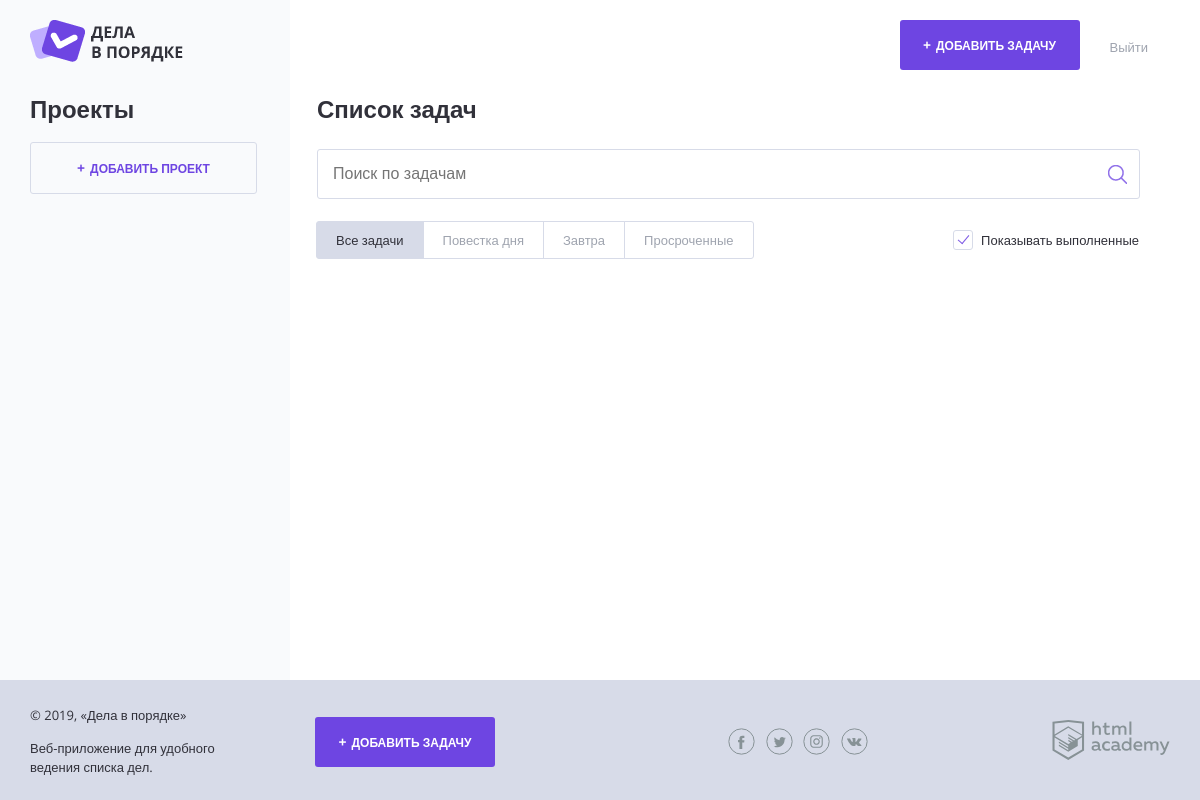
Before: / with the older database file.
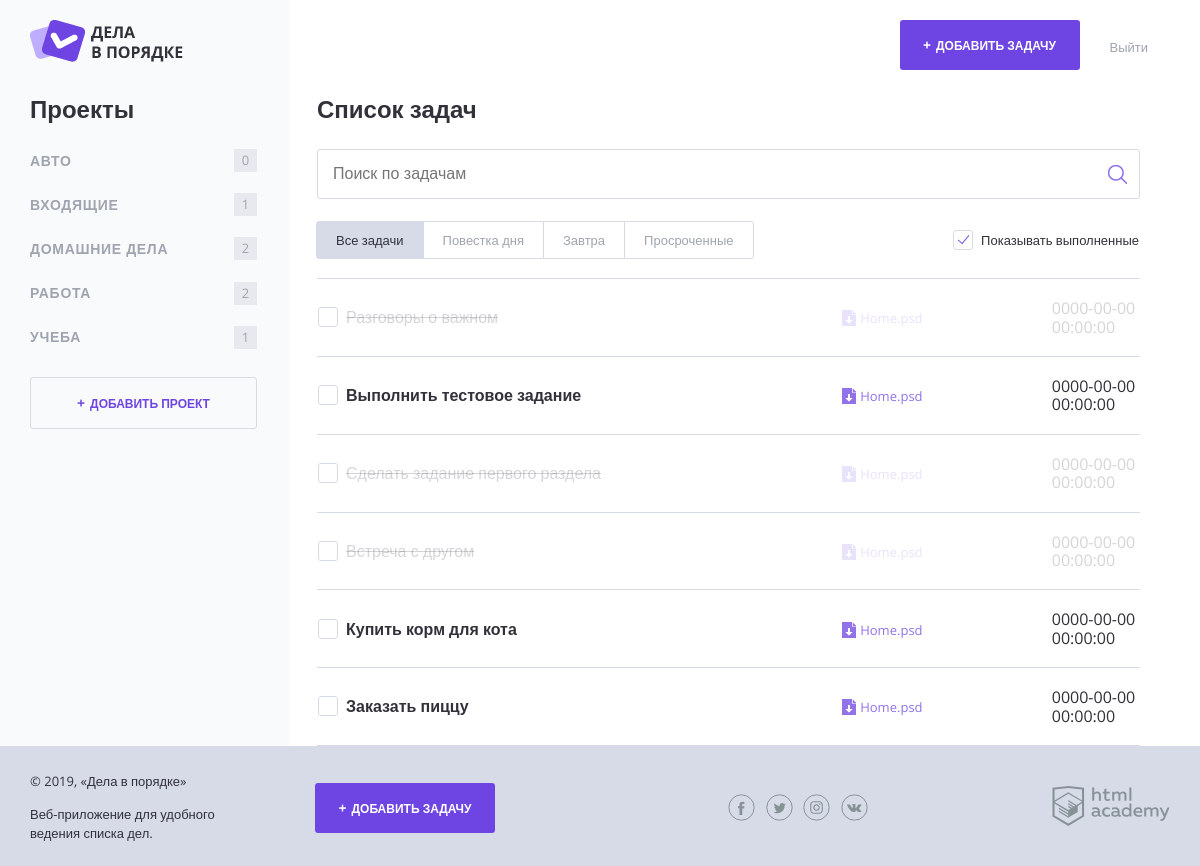
After: the same page with the newer database file.
### tables this page shows
CREATE TABLE projects (
                          id	    BIGINT NOT NULL AUTO_INCREMENT PRIMARY KEY,
                          title	VARCHAR(255) NOT NULL UNIQUE

);

CREATE TABLE tasks (
                     id			BIGINT NOT NULL AUTO_INCREMENT PRIMARY KEY,
                     user_id		BIGINT NOT NULL,
                     date_create DATETIME NOT NULL,
                     project_id	BIGINT NOT NULL,
                     title		VARCHAR(255) NOT NULL,
                     is_done VARCHAR(1) ,
                     FOREIGN KEY(user_id) REFERENCES users(id),
                      FOREIGN KEY(project_id) REFERENCES  projects(id)

);

### templates/helpers.php (called while the page is built, shortened)
<?php
function include_template($name, array $data = []) {
    $name = 'templates/' . $name;
    extract($data);
    require $name;
    $result = ob_get_clean();
    return $result;
}
function count_project($tasks,$project)
{
    $result = 0;
    foreach ($tasks as $task)
        if ($task["project_id"] === $project["id"]) {
            $result = $result + 1;
        }
    return $result;
}
function getTime($fe_date)
{
    $timestamp = strtotime($fe_date) - time();
    $hours = floor($timestamp / 3600);
    return $hours;
}

### templates/main.php (the view, shortened to what this page needs)
   <main class="content__main">
       <h2 class="content__main-heading">Список задач</h2>
       <form class="search-form" action="index.php" method="post" autocomplete="off">
           <input class="search-form__input" type="text" name="" value="" placeholder="Поиск по задачам">
           <input class="search-form__submit" type="submit" name="" value="Искать">
       </form>
       <div class="tasks-controls">
           <nav class="tasks-switch">
               <a href="/" class="tasks-switch__item tasks-switch__item--active">Все задачи</a>
               <a href="/" class="tasks-switch__item">Повестка дня</a>
               <a href="/" class="tasks-switch__item">Завтра</a>
               <a href="/" class="tasks-switch__item">Просроченные</a>
           </nav>
           <label class="checkbox">
               <span class="checkbox__text">Показывать выполненные</span>
           </label>
        </div>
       <table class="tasks">
           <?php foreach ($tasks as $task): ?>
               <?php if ($show_complete_tasks === 0 && $task["is_done"]==='1'): ?>
                    <?php continue; ?>
                <?php else: ?>
                    <tr class="tasks__item task<?php if (getTime($task['date_create']) <= 24):?> <?php endif;?> <?php if($task["is_done"] === 1):?>task--important <?php endif; ?> <?= ($task["is_done"])==='1' ? 'task--completed' : '';?>">
                           <td class="task__select">
                            <label class="checkbox task__checkbox">
                               <span class="checkbox__text"><?= $task["title"]?></span>
                           </label>
                        </td>
                       <td class="task__file">
                           <a class="download-link" href="#">Home.psd</a>
                       </td>
                       <td class="task__date"><?= $task["date_create"] ?></td>
                   </tr>
               <?php endif; ?>
           <?php endforeach; ?>
       </table>
   </main>
</div>

### templates/Layout.php (shortened to what this page needs)
<?php
$content=include_template('main.php',['show_complete_tasks'=>$show_complete_tasks, 'projects'=>$projects, 'tasks'=>$tasks]);
?>
<!DOCTYPE html>
<html lang="ru">
<head>
    <link rel="stylesheet" href="css/normalize.css">
    <link rel="stylesheet" href="css/style.css">
    <link rel="stylesheet" href="css/flatpickr.min.css">
</head>
<body>
<div class="page-wrapper">
    <div class="container container--with-sidebar">
        <header class="main-header">
            <a href="/">
                <img src="img/logo.png" width="153" height="42" alt="Логотип Дела в порядке">
            </a>
            <div class="main-header__side">
                <a class="main-header__side-item button button--plus open-modal" href="pages/form-task.html">Добавить задачу</a>
                <div class="main-header__side-item user-menu">
                    <div class="user-menu__data">
                        <a href="#">Выйти</a>
                    </div>
                </div>
            </div>
        </header>
        <div class="content">
            <section class="content__side">
                <h2 class="content__side-heading">Проекты</h2>
                <nav class="main-navigation">
                    <ul class="main-navigation__list">
                        <?php foreach ($projects as $project):?>
                            <li class="main-navigation__list-item">
                                <a class="main-navigation__list-item-link" href="#"><?= $project['title'] ?></a>
                                <span class="main-navigation__list-item-count"><?= count_project($tasks,$project) ?></span>
                            </li>
                        <?php endforeach;?>
                    </ul>
                </nav>
                <a class="button button--transparent button--plus content__side-button"
                    href="pages/form-project.html" target="project_add">Добавить проект</a>
            </section>
             <?= $content ?>
        </div>
    </div>
<footer class="main-footer">
    <div class="container">
        <div class="main-footer__copyright">
            <p>© 2019, «Дела в порядке»</p>
            <p>Веб-приложение для удобного ведения списка дел.</p>
        </div>
        <a class="main-footer__button button button--plus" href="pages/form-task.html">Добавить задачу</a>
        <div class="main-footer__social social">
            <a class="social__link social__link--facebook" href="#">
            </a>
            <a class="social__link social__link--twitter" href="#">
            </a>
            <a class="social__link social__link--instagram" href="#">
            </a>
            <a class="social__link social__link--vkontakte" href="#">
            </a>
        </div>
        <div class="main-footer__developed-by">
            <a href="https://htmlacademy.ru/intensive/php">
                <img src="img/htmlacademy.svg" alt="HTML Academy" width="118" height="40">
            </a>
        </div>
    </div>
</footer>
</body>
</html>

### index.php
<?php
require_once('templates/helpers.php');
require_once ('core/init.php');
$show_complete_tasks = rand(0, 1);
$title="Дела в порядке";
$projectsObject= $con->query('SELECT * from projects');
$projects= $projectsObject->fetchAll();
$tasksObject= $con->query('SELECT * from tasks');
$tasks = $tasksObject->fetchAll();
$content=include_template('main.php',['show_complete_tasks'=>$show_complete_tasks, 'projects'=>$projects, 'tasks'=>$tasks]);
$page=include_template('Layout.php', [ 'title'=>$title,'show_complete_tasks'=>$show_complete_tasks, 'projects'=>$projects, 'tasks'=>$tasks]);
echo $page;
?>

Changed rows visible on the page:
added projects: title "АВТО", project "0"
added projects: title "ВХОДЯЩИЕ", project "1"
added projects: title "ДОМАШНИЕ ДЕЛА", project "2"
added projects: title "РАБОТА", project "2"
added projects: title "УЧЕБА", project "1"
added tasks: title "Разговоры о важном", date_create "0000-00-00 00:00:00", is_done "1" (drawn)
added tasks: title "Выполнить тестовое задание", date_create "0000-00-00 00:00:00", is_done "0" (drawn)
added tasks: title "Сделать задание первого раздела", date_create "0000-00-00 00:00:00", is_done "1" (drawn)
added tasks: title "Встреча с другом", date_create "0000-00-00 00:00:00", is_done "1" (drawn)
added tasks: title "Купить корм для кота", date_create "0000-00-00 00:00:00", is_done "0" (drawn)
added tasks: title "Заказать пиццу", date_create "0000-00-00 00:00:00", is_done "0" (drawn)
